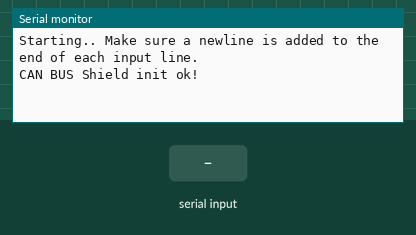
Simulated run of this sketch. Board: Arduino Uno, built with avr-gcc and run on an emulated ATmega328P. Parts: the last lines printed to the serial monitor. The test bench sets the inputs (shaded band).

Above: at 1.2 s.
1.3 s: "90,45\n" received over Serial
At 2.5 s:
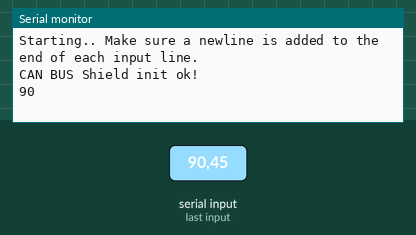
2.8 s: "30,150\n" received over Serial
At 3.8 s:
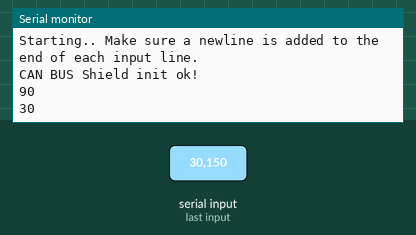

The sketch:

servocontrollerCAN.ino
```cpp
// demo: CAN-BUS Shield, send data
#include <mcp_can.h>
#include <SPI.h>

MCP_CAN CAN(10);                                      // Set CS to pin 10

String inputString = "";         // a string to hold incoming data
boolean stringComplete = false;  // whether the string is complete
int angle = 0;
//int angle = -37;
int offset = 0;
int ID = 120;

unsigned char startingPacket[4] = {50, 5, 2, 0};

unsigned char packet100[4] = {100, 50, 2, 0};
unsigned char packet1000[4] = {1000, 50, 2, 0};

unsigned char maxTorquePacket[4] = {100, 0, 0, 0};

void setup()
{
    Serial.begin(115200);
    inputString.reserve(200);
    Serial.println("Starting.. Make sure a newline is added to the end of each input line.");
START_INIT:

    if(CAN_OK == CAN.begin(CAN_500KBPS))                   // init can bus : baudrate = 500k
    //if(CAN_OK == CAN.begin(CAN_125KBPS))                   // init can bus : baudrate = 125k
    {
        Serial.println("CAN BUS Shield init ok!");
    }
    else
    {
        Serial.println("CAN BUS Shield init fail");
        Serial.println("Init CAN BUS Shield again");
        delay(100);
        goto START_INIT;
    }
    //Send max torque and PI constants
    CAN.sendMsgBuf(0x7A, 0, 4, maxTorquePacket);
    CAN.sendMsgBuf(0x7B, 0, 4, startingPacket);
    CAN.sendMsgBuf(0x5C, 0, 4, maxTorquePacket);
    CAN.sendMsgBuf(0x5D, 0, 4, startingPacket);
    CAN.sendMsgBuf(0x84, 0, 4, maxTorquePacket);
    CAN.sendMsgBuf(0x85, 0, 4, startingPacket);
    CAN.sendMsgBuf(0x66, 0, 4, maxTorquePacket);
    CAN.sendMsgBuf(0x67, 0, 4, startingPacket);
    CAN.sendMsgBuf(0x8E, 0, 4, maxTorquePacket);
    CAN.sendMsgBuf(0x8F, 0, 4, startingPacket);
}

void loop()
{
      // print the string when a newline arrives:
    if (stringComplete) {
      //Serial.println(inputString);
      if (inputString.equals("o\n")) {
          Serial.println("Set P to 100");
          CAN.sendMsgBuf(0x5D, 0, 4, packet100);
          CAN.sendMsgBuf(0x85, 0, 4, packet100);
      } else if (inputString.equals("p\n")) {
          Serial.println("Set P to 1000");
          CAN.sendMsgBuf(0x5D, 0, 4, packet1000);
          CAN.sendMsgBuf(0x85, 0, 4, packet1000);
      } else {
        angle = inputString.toInt() - offset;
        Serial.println(angle);
        // clear the string:
      }
      inputString = "";
      stringComplete = false;
    }

    int16_t commandedAngle; // the angle as an integer expressed in tenths of a degree
    commandedAngle = angle * 10;

    uint8_t *angleBytes = reinterpret_cast<uint8_t*>(&commandedAngle);

    unsigned char stmp[4] = {angleBytes[0], angleBytes[1], 0, 0};
    //unsigned char stm[4] = {0, 0, 0, 0};
    // send data:  id = 0x00, standrad flame, data len = 8, stmp: data buf
    CAN.sendMsgBuf(0x78, 0, 4, stmp);
    CAN.sendMsgBuf(0x50, 0, 4, stmp);
    CAN.sendMsgBuf(0x82, 0, 4, stmp);
    CAN.sendMsgBuf(0x64, 0, 4, stmp);
    CAN.sendMsgBuf(0x8C, 0, 4, stmp);
    CAN.sendMsgBuf(0x5C, 0, 4, maxTorquePacket);
    CAN.sendMsgBuf(0x84, 0, 4, maxTorquePacket);

    delay(10);                       // send data per 100ms
}


/*
  SerialEvent occurs whenever a new data comes in the
 hardware serial RX.  This routine is run between each
 time loop() runs, so using delay inside loop can delay
 response.  Multiple bytes of data may be available.
 */
void serialEvent() {
  while (Serial.available()) {
    // get the new byte:
    char inChar = (char)Serial.read();
    // add it to the inputString:
    inputString += inChar;
    // if the incoming character is a newline, set a flag
    // so the main loop can do something about it:
    if (inChar == '\n') {
      stringComplete = true;
    }
  }
}

/*********************************************************************************************************
  END FILE
*********************************************************************************************************/
```

Measured:
- after the input at 1.3 s, the serial monitor: prints a new line at once (image 1)
- after the input at 2.8 s, the serial monitor: prints a new line at once (image 2)
